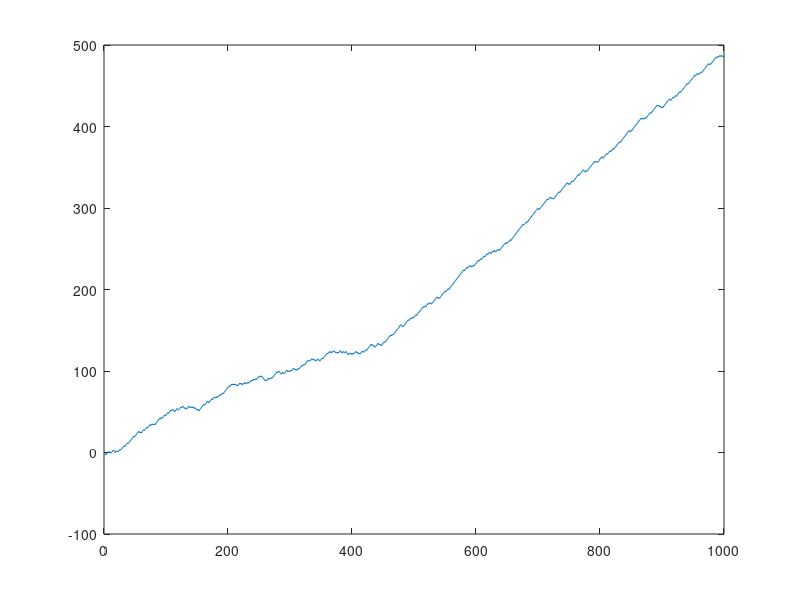
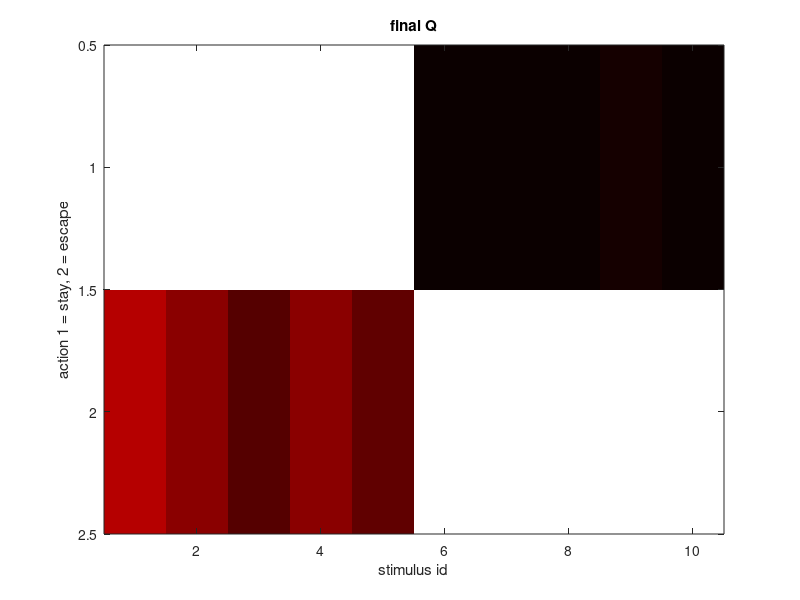
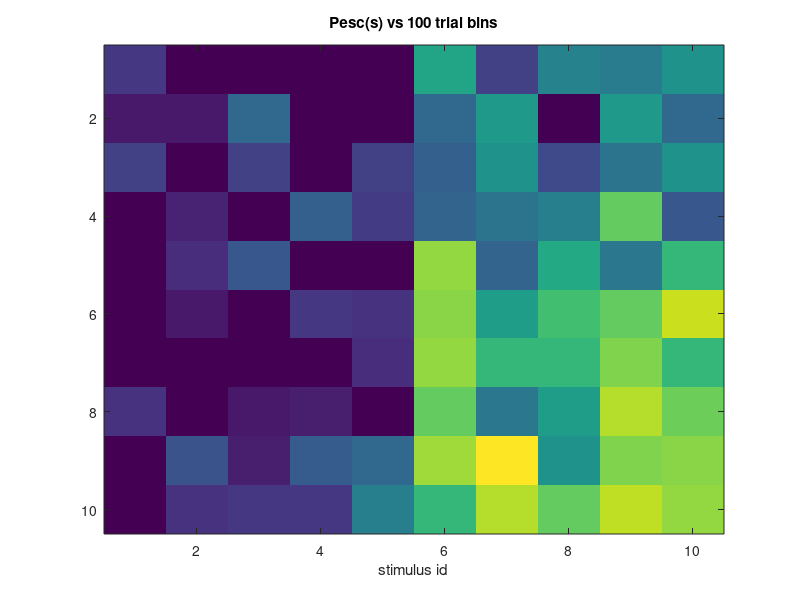
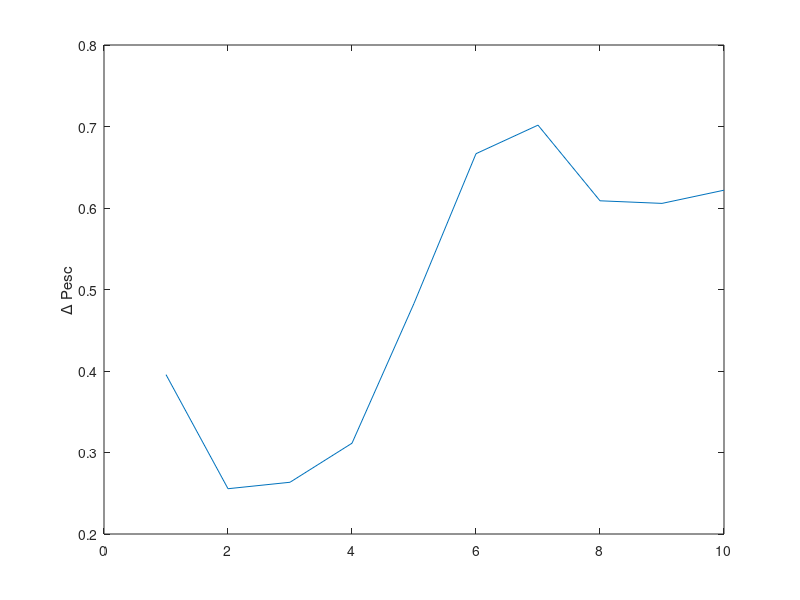

Write the MATLAB code that produced these figures, in order.
%MIXTURE DENSITY METHOD
%CORRECT VERSION
close all;
%softmax policy, 
ntrials = 1000;
Ns = 10;
Na = 2;

beta = 1; %inverse temperature 

%Confidence
alpha = 0.5;  
incalpha = 0:0.9/ntrials:1;


gamma = 0.1; %learning rate for Q

%initialize demonstrators policy
pid_as = nan(Na,Ns);
%For two action case
pid_as(1,1:Ns/2) = 0.9;  %action one is stay, action 2 is escape , stimuli 1 to Ns/2 are nopuff
pid_as(1,Ns/2 + 1:end) = 0.6;
pid_as(2,1:Ns/2) = 0.1;
pid_as(2,Ns/2 + 1:end) = 0.4;


pio_as = nan(Na,Ns);
Q = zeros(Na,Ns);

%actions taken per stimulus
a = nan(1,ntrials);


%actions as a function of stimulus
A = zeros(1,Ns);
S = zeros(1,Ns);

%stimuli chosen
x = a;


%Pesc
PESC = nan(ntrials/100,Ns);
dpnp = nan(ntrials/100,2);

l=1;
for ii = 1:ntrials
    
    %choose stimulus
    h = randi(Ns);
    x(ii) = h;        
    S(h) = S(h)+1;
    
    
    pio_as(:,h) = exp(beta*Q(:,h))./sum(exp(beta*Q(:,h)));
    
    %mix and create output posterior
    %FIXED ALPHA
    %P = alpha*pio_as(:,h).*(1-pio_as(:,h)) + (1-alpha)*pid_as(:,h).*(1-pid_as(:,h));
    %CHANGING ALPHA
    P = incalpha(ii)*pio_as(:,h)+ ...
        (1-incalpha(ii))*pid_as(:,h);

    %take deterministic action
    %[~,a(ii)] = max(P);
    %take stochastic action
    a(ii) = 1 + double(P(2)>rand);
    
    if a(ii)==2
        A(h) = A(h)+1;
    end
    
    
    %collect reward
    if (h <= Ns/2 && a(ii)==2)  %this is escape when no puff
        
        r = -1;
    elseif (h <= Ns/2 && a(ii)==1) % this is stay when no puff
        r = 1;
    elseif (h > Ns/2 && a(ii)==2) %this is escape when puff
        r = 1;
    elseif (h > Ns/2 && a(ii)==1)
        r = -1;             % this is stay when puff 
    end
    
    R(ii) = r;
    %Q iteration
    error(ii) = r - Q(a(ii),h);
    Q(a(ii),h) = Q(a(ii),h) + gamma*(error(ii));
    
    if rem(ii,100)==0
        PESC(l,:) = A./S;  %probability of escape
        dpnp(l,1) = mean(PESC(l,Ns/2 + 1:end)) - mean(PESC(l,1:Ns/2));
        A = zeros(1,Ns); S = A;
        l=l+1;
    end
    fprintf('\n %f percent done .... \n',ii*100/ntrials)
end

figure(11);plot(cumsum(R));'cumulative rewards';
figure(22);imagesc(Q);colormap(hot); title 'final Q';
ylabel 'action 1 = stay, 2 = escape'; xlabel 'stimulus id';
figure(33);imagesc(PESC); title 'Pesc(s) vs 100 trial bins';xlabel 'stimulus id';
figure(44);plot(dpnp); ylabel '\Delta Pesc';

figure(55);plot(error.^2);